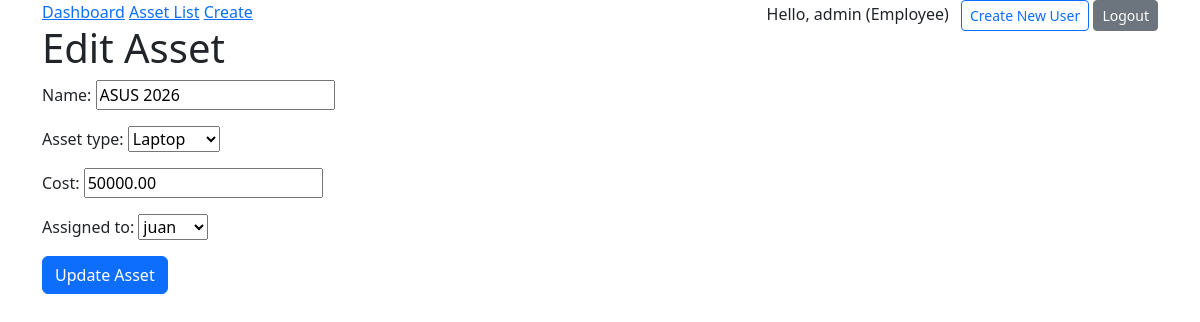
The app's page /update/1/ (signed in) with its own data.
### assets/models.py (models this page shows, shortened)
class User(AbstractUser):
    ROLE_CHOICES = (
        ('ADMIN', 'Administrator'),
        ('MANAGER', 'Manager'),
        ('EMPLOYEE', 'Employee'),
    )
    role = models.CharField(max_length=20, choices=ROLE_CHOICES, default='EMPLOYEE')
    @property
    def is_manager_or_admin(self):
        return self.role in ['ADMIN', 'MANAGER'] or self.is_superuser

class TimeStampedModel(models.Model):
    created_at = models.DateTimeField(auto_now_add=True)
    updated_at = models.DateTimeField(auto_now=True)
    class Meta:
        abstract = True

class Asset(TimeStampedModel):
    ASSET_TYPES = (
        ('LAPTOP', 'Laptop'),
        ('MONITOR', 'Monitor'),
        ('PHONE', 'Phone'),
        ('FURNITURE', 'Furniture'),
    )
    name = models.CharField(max_length=100)
    asset_type = models.CharField(max_length=20, choices=ASSET_TYPES)
    cost = models.DecimalField(max_digits=10, decimal_places=2)
    assigned_to = models.ForeignKey(User, on_delete=models.SET_NULL, null=True, blank=True, related_name='assets')
    history = HistoricalRecords()

### assets/views.py (the view)
# urls.py: path('update/<int:pk>/', AssetUpdateView.as_view(), name='asset-update'),
class AssetUpdateView(ManagerOrAdminRequiredMixin, UpdateView):
    model = Asset
    template_name = 'assets/asset_form.html'
    fields = ['name', 'asset_type', 'cost', 'assigned_to']
    success_url = reverse_lazy('asset-list')

### assets/mixins.py (called while the page is built)
    def dispatch(self, request, *args, **kwargs):
        if not request.user.is_authenticated:
            raise PermissionDenied('You must be logged in.')
        if not request.user.is_manager_or_admin:
            raise PermissionDenied('You must be a Manager or Administrator to perform this action.')
        return super().dispatch(request, *args, **kwargs)

### assets/templates/assets/asset_form.html (shortened to what this page needs)
{% extends "assets/base.html" %}
{% block content %}
    <h1>{% if form.instance.pk %}Edit Asset{% else %}Create New Asset{% endif %}</h1>
    <form method="post">
        {{ form.as_p }}
        <button type="submit" class="btn btn-primary">
            {% if form.instance.pk %}Update Asset{% else %}Save Asset{% endif %}
        </button>
    </form>
{% endblock %}

### assets/templates/assets/base.html (shortened to what this page needs)
<!DOCTYPE html>
<html>
<head>
    <link href="https://cdn.jsdelivr.net/npm/bootstrap@5.3.8/dist/css/bootstrap.min.css" rel="stylesheet">
</head>
<body class="container">
    <nav>
        <a href="{% url 'dashboard' %}">Dashboard</a>
        <a href="{% url 'asset-list' %}">Asset List</a>
        <a href="{% url 'asset-create' %}">Create</a>
        <div style="float:right">
            {% if user.is_authenticated %}
                <span>Hello, {{ user.username }} ({{ user.get_role_display }})</span>
                {% if user.is_manager_or_admin %}
                    <a href="{% url "register" %}" class="btn btn-outline-primary btn-sm ms-2">Create New User</a>
                {% endif %}
                <form action="{% url "logout" %}" method="post" style="display:inline">
                    <button type="submit" class="btn btn-secondary btn-sm">Logout</button>
                </form>
            {% else %}
                <a href="{% url 'login' %}" class="btn btn-primary btn-sm">Login</a>
            {% endif %}
        </div>
    </nav>
    {% block content %}{% endblock %}
</body>
</html>

### records on screen
User: username "admin", role "Employee"
Asset: name "ASUS 2026", asset_type "Laptop", cost "50000.00", assigned_to "juan"
